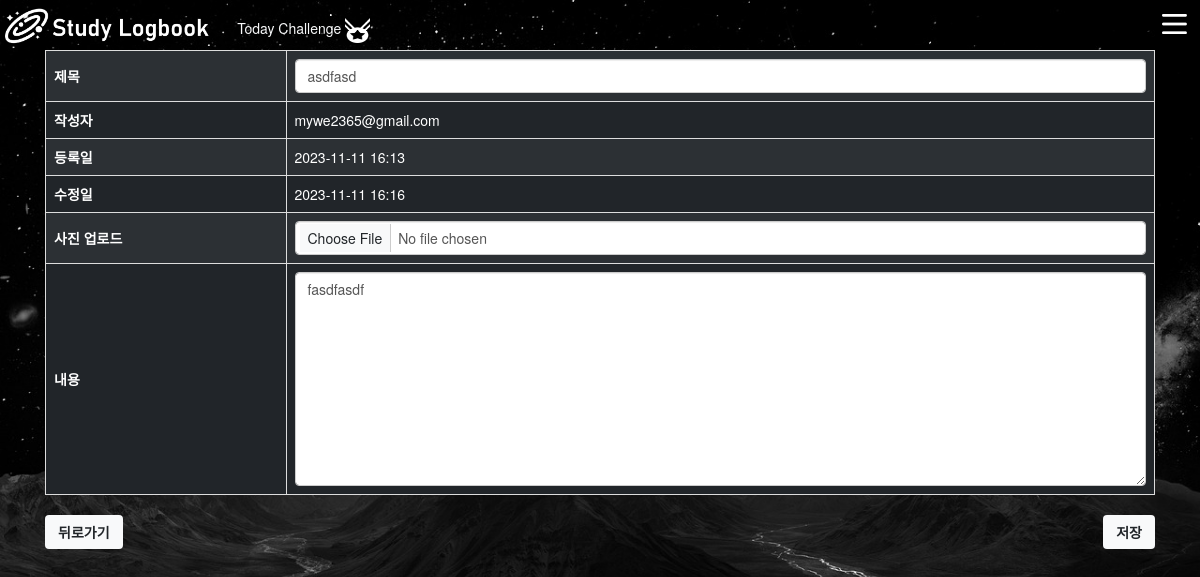
The page /plans/1/update/ (signed in) on the database its author committed.
### plans/models.py (models this page shows)
class Plan(models.Model):
    user = models.ForeignKey(
        settings.AUTH_USER_MODEL, on_delete=models.CASCADE, related_name='user_plans'
    )
    like_users = models.ManyToManyField(
        settings.AUTH_USER_MODEL, related_name='like_plans'
    )
    title = models.CharField(max_length=200)
    content = models.TextField()
    count = models.PositiveIntegerField(default=0)
    image = models.ImageField(blank=True)
    created_at = models.DateTimeField(auto_now_add=True)
    updated_at = models.DateTimeField(auto_now=True)

### accounts/models.py (models this page shows, shortened)
class User(AbstractBaseUser, PermissionsMixin):
    followings = models.ManyToManyField('self', symmetrical=False, related_name='followers')
    beakjoon_nickname = models.CharField('백준 닉네임',max_length=30, blank=True)
    beakjoon_rank = models.CharField(max_length=30, blank=True, null=True)
    email = models.EmailField('이메일', unique=True)
    username = models.CharField('이름', max_length=30)
    is_staff = models.BooleanField('스태프 권한', default=False)
    is_active = models.BooleanField('사용중', default=True)
    date_joined = models.DateTimeField('가입일', default=timezone.now)
    image = models.ImageField(blank=True)
    objects = UserManager()
    USERNAME_FIELD = 'email'                     # email을 사용자의 식별자로 설정
    REQUIRED_FIELDS = ['username']                   # 필수입력값
    class Meta:
        verbose_name = _('user')
        verbose_name_plural = _('users')
        swappable = 'AUTH_USER_MODEL'
    @property
    def users(self):
        users = get_user_model().objects.all()
        return users

### plans/views.py (the view)
# urls.py: path('update/', views.update, name='update'),
@login_required
def update(request, pk):
    plan = Plan.objects.get(pk=pk)
    if request.user == plan.user:
        if request.method == 'POST':
            form = PlanForm(request.POST, request.FILES, instance=plan)
            if form.is_valid:
                p = form.save(commit=False)
                p.user = request.user
                form.save()
                return redirect('plans:detail', plan.pk)
        else:
            form = PlanForm(request.FILES, instance=plan)
    else:
        return redirect('plans:index')
    context = {
        'plan': plan,
        'form': form,
    }
    return render(request, 'plans/update.html', context)

### plans/forms.py
class PlanForm(forms.ModelForm):
    class Meta:
        model = Plan
        exclude = ('user', 'like_users','count')

### plans/templates/plans/update.html (shortened to what this page needs)
{% extends "base.html" %}
{% block css %}
  <link rel="stylesheet" href="https://maxcdn.bootstrapcdn.com/bootstrap/3.3.2/css/bootstrap.min.css">
  {% endblock css %}
{% block content %}
<div class='container'>
  <form action="{% url "plans:update" plan.pk %}" method="post" class="form-horizontal" enctype='multipart/form-data'>
    <table class="table table-striped table-bordered table-dark">
      <tr>
        <th class='align-middle'>제목</th>
        <td><input type="text" class="form-control" name="title" value="{{ plan.title }}"></td>
      </tr>
      <tr>
        <th>작성자</th>
        <td>{{ request.user }}</td>
      </tr>
      <tr>
        <th>등록일</th>
        <td>{{ plan.created_at | date:"Y-m-d H:i" }}</td>
      </tr>
      <tr>
        <th>수정일</th>
        <td>{{ plan.updated_at | date:"Y-m-d H:i" }}</td>
      </tr>
      <tr>
        <th class='align-middle'>사진 업로드</th>
        <td><input type="file" rows="10" class="form-control" name="image"></input></td>
      </tr>
      <tr>
        <th class='align-middle'>내용</th>
        <td><textarea rows="10" class="form-control" name="content">{{ plan.content }}</textarea></td>
      </tr>
    </table>
    <div class='d-flex justify-content-between'>
      <a href="{% url "plans:index" %}"><button class="btn btn btn-light text-dark mouse fw-bold" type="button">뒤로가기</button></a>
      <button class="btn btn-light text-dark mouse fw-bold" id="btn_cursor" type="submit">저장</button>
    </div>
    </form>
</div>
{% endblock content %}

### static/style.css (style rules this page uses)
.container { display : flex; flex-direction: column; }
a,a:link { cursor: url(test_mouse.png) 2 2, auto; }
#btn_cursor { cursor: url(test_mouse.png) 2 2, auto; }
body { min-height: 100vh; background :url('background3.jpg') ; background-size : cover; cursor: url(test_mouse.png) 2 2, auto; }

### rows shown on the page
Plan: title "asdfasd", created_at "2023-11-11 16:13", updated_at "2023-11-11 16:16", content "fasdfasdf"
User: user "mywe2365@gmail.com"
